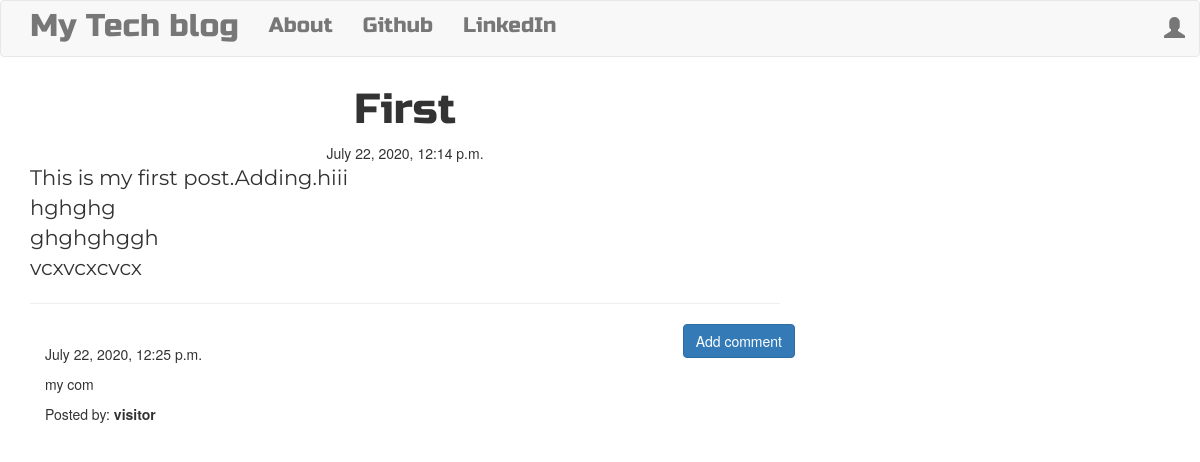
/post/1, run on the app's committed database.
### blog/models.py (models this page shows, shortened)
class Post(models.Model):
    author = models.ForeignKey('auth.User',on_delete=models.DO_NOTHING)
    title = models.CharField(max_length=200)
    text = models.TextField()
    created_date = models.DateTimeField(default=timezone.now)
    published_date = models.DateTimeField(blank=True, null=True)

class Comment(models.Model):
    post = models.ForeignKey('blog.Post', related_name='comments',on_delete=models.DO_NOTHING)
    author = models.CharField(max_length=200)
    text = models.TextField()
    created_date = models.DateTimeField(default=timezone.now)
    approved_comment = models.BooleanField(default=False)

### blog/views.py (the view)
# urls.py: url(r'^post/(?P<pk>\d+)$', views.PostDetailView.as_view(), name='post_detail'),
class PostDetailView(DetailView):
    model = Post

### blog/templates/blog/post_detail.html (shortened to what this page needs)
{% extends 'blog/base.html' %}
{% block content %}
        <h1 class='posttitle loader'>{{ post.title }}</h1>
        {% if post.published_date %}
            <div class="date postdate">
                {{ post.published_date }}
            </div>
        {% else %}
            <a class="btn btn-default" href="{% url 'post_publish' pk=post.pk %}">Publish</a>
        {% endif %}
      <p class='postcontent' >{{ post.text|safe|linebreaksbr }}</p>
  <hr>
  <a class="btn btn-primary btn-comment" href="{% url 'add_comment_to_post' pk=post.pk %}">Add comment</a>
  <div class="container">
  {% for comment in post.comments.all %}
  <br>
      {% if user.is_authenticated or comment.approved_comment %}
              {{ comment.created_date }}
          <p>{{ comment.text|safe|linebreaks }}</p>
          <p>Posted by: <strong>{{ comment.author }}</strong></p>
      {% endif %}
  {% empty %}
      <p>No comments posted.</p>
  {% endfor %}
</div>
{% endblock %}

### blog/static/css/blog.css (style rules this page uses)
.postdate { text-align:center; }
.posttitle { font-family: 'Russo One',sans-serif; font-size:3em; text-align:center; }
.postcontent { font-family: 'Montserrat'; font-size: 1.5em; }
.btn-comment { position: absolute; right:0px; }
.loader { filter:hue-rotate(0deg); color:linear-gradient(45deg,#0f8,#08f); animation:hue 10000ms infinite linear; }

### data on the page
Post: title "First", published_date "July 22, 2020, 12:14 p.m.", text "This is my first post.Adding.hiii hghghg ghghghggh vcxvcxcvcx"
Comment: created_date "July 22, 2020, 12:25 p.m.", text "my com", author "visitor"
